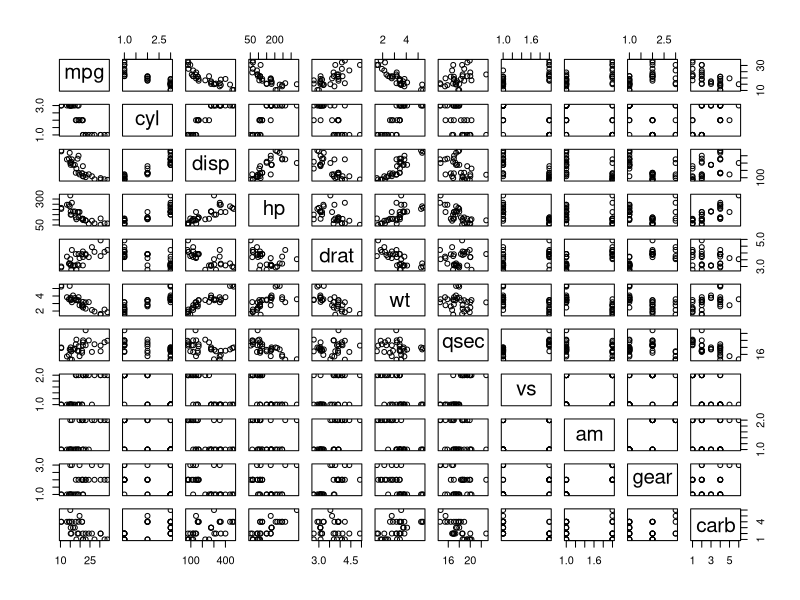
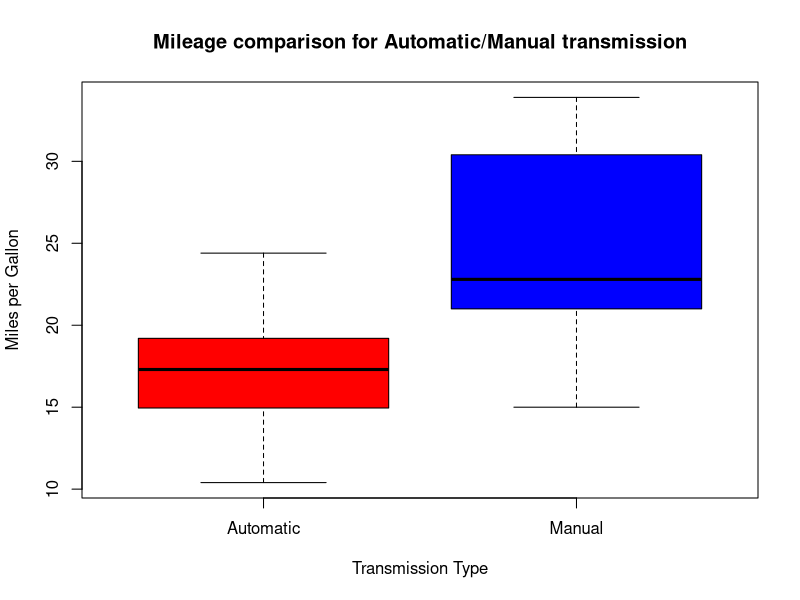
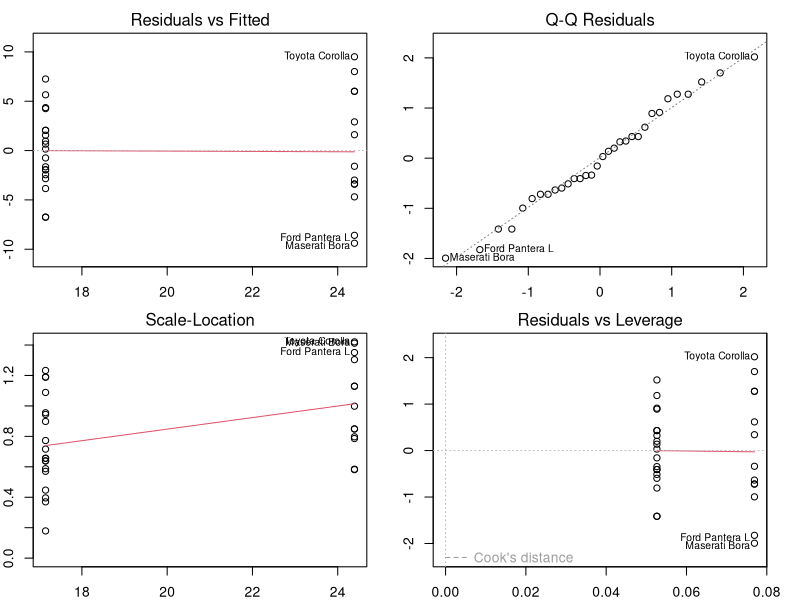
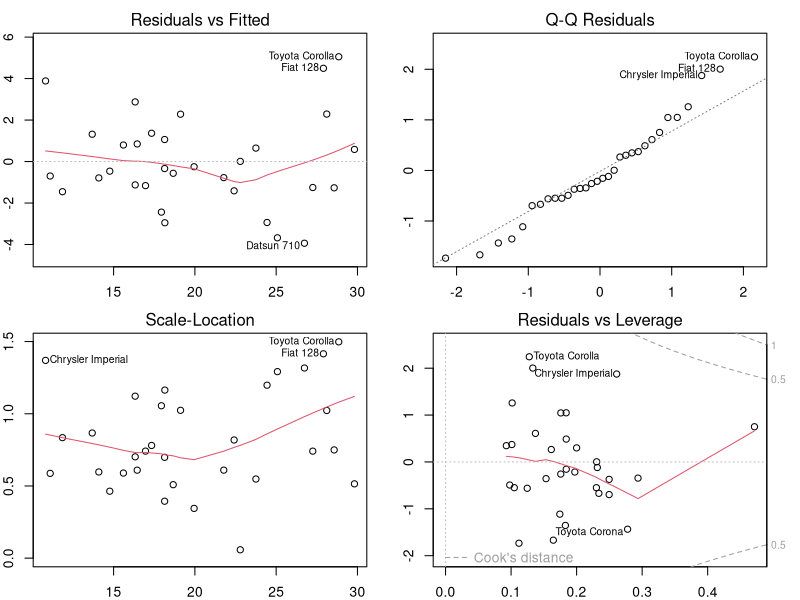

These figures' R source, in order:
## ---- chunk 1
data("mtcars")

# Convert some features to factor types
mtcars$cyl <- factor(mtcars$cyl); mtcars$vs <- factor(mtcars$vs)
mtcars$gear <- factor(mtcars$gear); mtcars$carb <- factor(mtcars$carb)
mtcars$am <- factor(mtcars$am, labels=c("Automatic","Manual"))
## ---- chunk 2
model1 <- lm(mpg ~ am, data=mtcars)
summary(model1)$coef
## ---- chunk 3
confint(model1)
## ---- chunk 4
model.all <- lm(mpg~., data=mtcars)
## ---- chunk 5
# Step
model.best <- step(model.all, direction="both")
## ---- chunk 6
summary(model.best)$coef
## ---- chunk 7
confint(model.best)[6,]

## ---- chunk 8
# Pairs plot comparing all the features
pairs(mpg~., data=mtcars)
## ---- chunk 9
# Boxplot for the transmision type
boxplot(mpg ~ am, data=mtcars, col=(c("red","blue")),
        xlab="Transmission Type",ylab="Miles per Gallon", 
        main="Mileage comparison for Automatic/Manual transmission")

## ---- chunk 10
# plot residuals
par(mfrow=c(2,2), mar=c(2,2,2,2))
plot(model1)

## ---- chunk 11
par(mfrow=c(2,2), mar=c(2,2,2,2))
plot(model.best)
